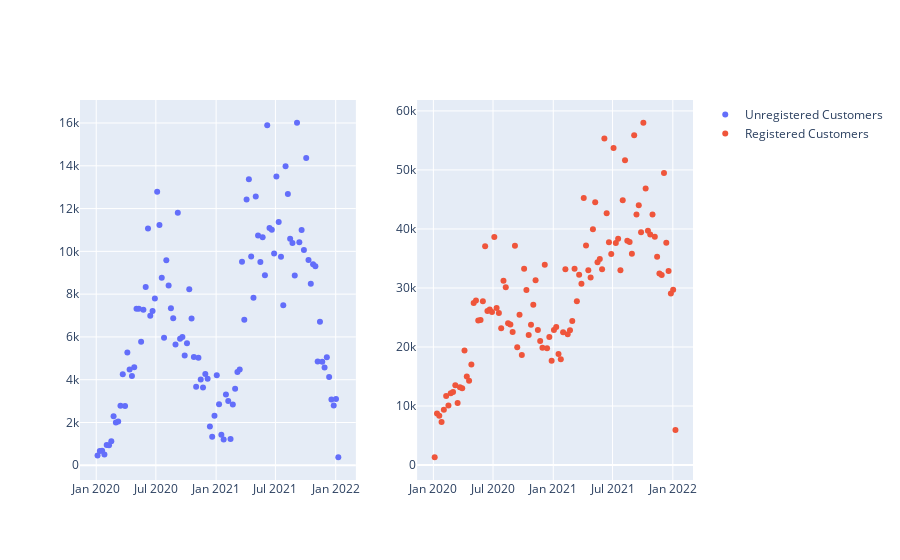

Here is the notebook cell this chart was saved with:
### Code cell
fig3 = make_subplots(cols= 2, rows= 1)

# Add Not Reg Customers
fig3.add_trace(
 go.Scatter(
  x= df_w.datetime,
  y= df_w.loc[df_w.registered_customer == False]["reg_customer"],
  name= "Unregistered Customers",
  legendgroup= "group1",
  mode= "markers"
  ),
  row= 1,
  col= 1
)

# Add Reg Customers
fig3.add_trace(
 go.Scatter(
  x= df_w.datetime,
  y= df_w.loc[df_w.registered_customer == True]["reg_customer"],
  name= "Registered Customers",
  legendgroup= "group1",
  mode= "markers"
 ),
 row= 1,
 col= 2
)

### Figure 1 — Plotly figure (JSON) as saved in the notebook; plotly's stock layout.template omitted (floating-point values rounded to 4 significant figures; data arrays with more than 128 entries replaced by an {"elided": "..."} marker saying what was removed)
{"data": [{"legendgroup": "group1", "mode": "markers", "name": "Unregistered Customers", "type": "scatter", "x": {"elided": "212 str values"}, "xaxis": "x", "y": [462, 668, 674, 501, 949, 931, 1118, 2290, 2002, 2042, 2785, 4254, 2770, 5276, 4472, 4171, 4582, 7312, 7312, 5779, 7268, 8331, 11068, 6985, 7213, 7801, 12786, 11231, 8763, 5965, 9580, 8409, 7342, 6872, 5642, 11804, 5912, 5995, 5133, 5699, 8225, 6864, 5062, 3669, 5021, 4008, 3631, 4271, 4039, 1817, 1330, 2318, 4205, 2851, 1431, 1208, 3309, 3010, 1225, 2846, 3580, 4365, 4481, 9512, 6806, 12422, 13368, 9762, 7828, 12570, 10742, 9505, 10655, 8883, 15892, 11090, 11007, 9899, 13501, 11368, 9745, 7485, 13977, 12681, 10593, 10389, 8872, 16012, 10426, 10997, 10062, 14367, 9594, 8481, 9403, 9308, 4855, 6711, 4836, 4566, 5054, 4132, 3080, 2791, 3098, 375], "yaxis": "y"}, {"legendgroup": "group1", "mode": "markers", "name": "Registered Customers", "type": "scatter", "x": {"elided": "212 str values"}, "xaxis": "x2", "y": [1324, 8740, 8351, 7283, 9391, 11681, 10074, 12174, 12381, 13533, 10494, 13169, 13014, 19411, 14989, 14305, 17024, 27456, 27888, 24499, 24568, 27760, 37069, 26113, 26352, 25923, 38639, 26594, 25770, 23167, 31230, 30142, 24033, 23800, 22562, 37140, 19950, 25470, 18647, 33264, 29651, 22047, 23758, 27171, 31319, 22865, 21018, 19886, 33919, 19771, 21699, 17669, 22899, 23385, 18835, 17939, 22506, 33158, 22167, 22833, 24404, 33239, 27767, 32243, 30697, 45250, 37187, 33002, 31776, 39951, 44518, 34362, 34919, 33194, 55332, 42671, 37758, 35737, 53694, 37608, 38323, 32997, 44869, 51657, 38000, 37792, 35787, 55862, 42463, 44025, 39433, 57992, 46874, 39680, 39043, 42466, 38663, 35285, 32463, 32203, 49485, 37653, 32886, 29080, 29714, 5927], "yaxis": "y2"}], "layout": {"xaxis": {"anchor": "y", "domain": [0, 0.45]}, "xaxis2": {"anchor": "y2", "domain": [0.55, 1]}, "yaxis": {"anchor": "x", "domain": [0, 1]}, "yaxis2": {"anchor": "x2", "domain": [0, 1]}}}
